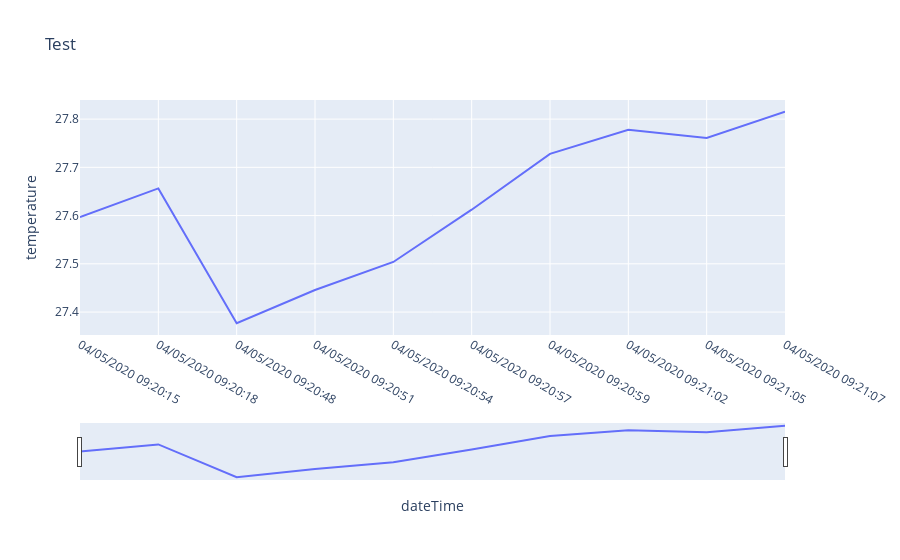

Notebook code cell kept with this figure:
### Code cell
fig = px.line(df.head(10), x='dateTime', y='temperature', title='Test')

fig.update_xaxes(
    rangeslider_visible=True
)
fig.show()

### Figure 1 — Plotly figure (JSON) as saved in the notebook; plotly's stock layout.template omitted (floating-point values rounded to 4 significant figures)
{"data": [{"hovertemplate": "dateTime=%{x}<br>temperature=%{y}<extra></extra>", "legendgroup": "", "line": {"color": "#636efa", "dash": "solid"}, "mode": "lines", "name": "", "showlegend": false, "type": "scatter", "x": ["04/05/2020 09:20:15", "04/05/2020 09:20:18", "04/05/2020 09:20:48", "04/05/2020 09:20:51", "04/05/2020 09:20:54", "04/05/2020 09:20:57", "04/05/2020 09:20:59", "04/05/2020 09:21:02", "04/05/2020 09:21:05", "04/05/2020 09:21:07"], "xaxis": "x", "y": [27.6, 27.66, 27.38, 27.45, 27.5, 27.61, 27.73, 27.78, 27.76, 27.82], "yaxis": "y"}], "layout": {"legend": {"tracegroupgap": 0}, "title": {"text": "Test"}, "xaxis": {"anchor": "y", "domain": [0, 1], "rangeslider": {"visible": true}, "title": {"text": "dateTime"}}, "yaxis": {"anchor": "x", "domain": [0, 1], "title": {"text": "temperature"}}}}
